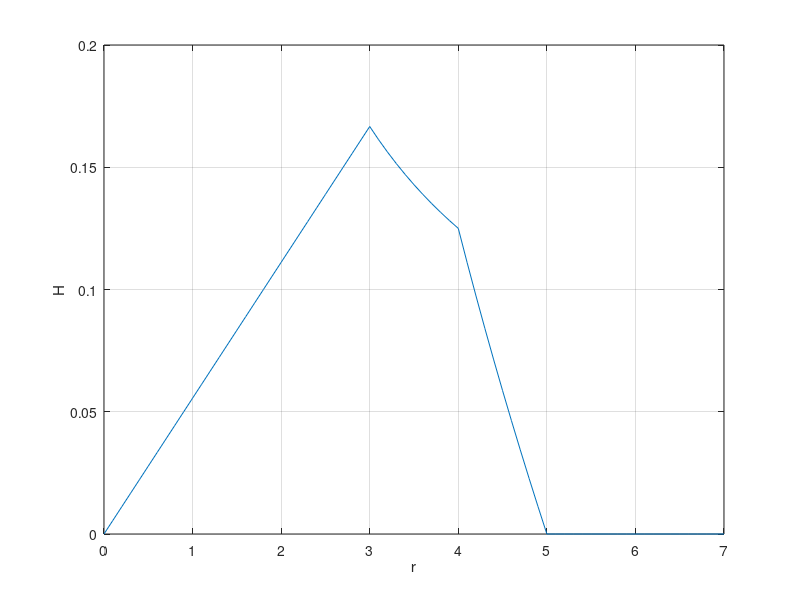

Source code (MATLAB):
clear all;
x1=0:.1:3;
y1=x1/18
x2=3:.1:4;
y2 = (2*x2).^(-1);
x3=4:.1:5;
y3=((18*x3).^(-1)).*(25-(((x3).^2)));
x4=5:.1:7;
y4=exp(-x4.^2);

figure
x=[x1 x2 x3 x4];
y=[y1 y2 y3 y4];
plot(x,y)
xlabel('r')
ylabel('H')
grid on;